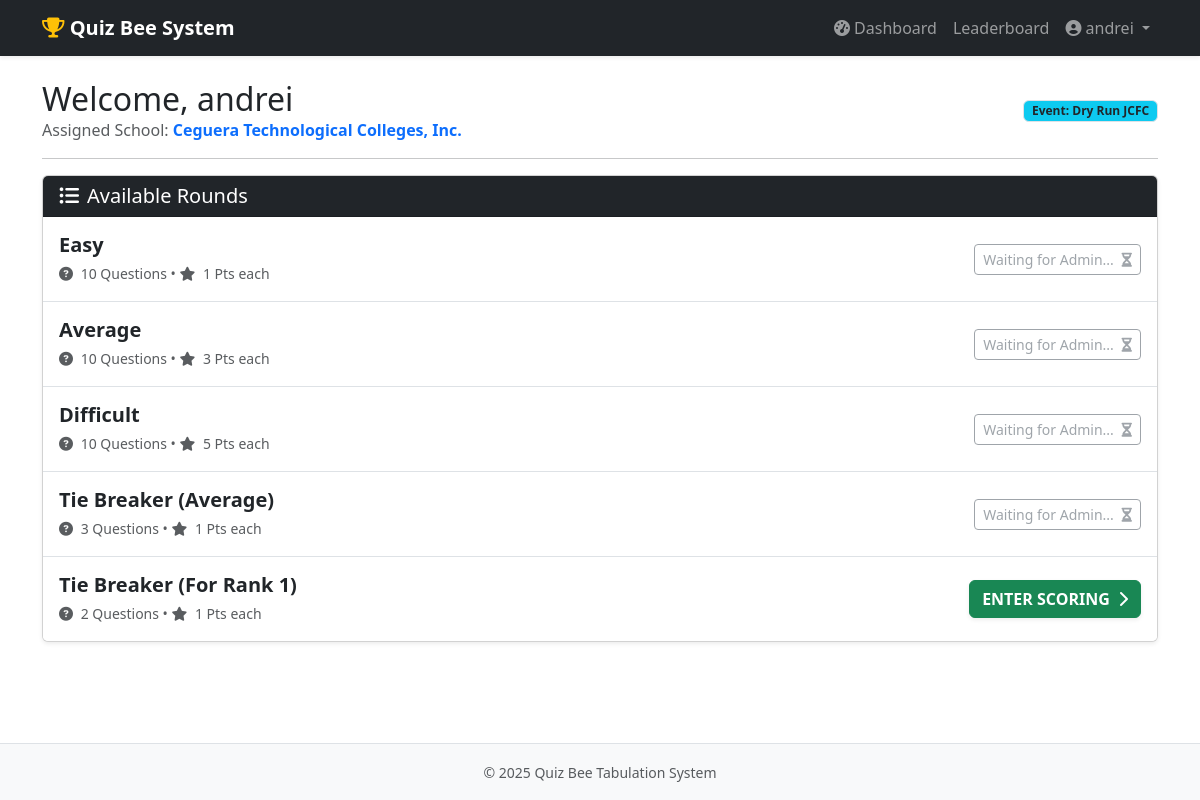
/tabulator/dashboard (signed in), run on an earlier commit of the app's database.
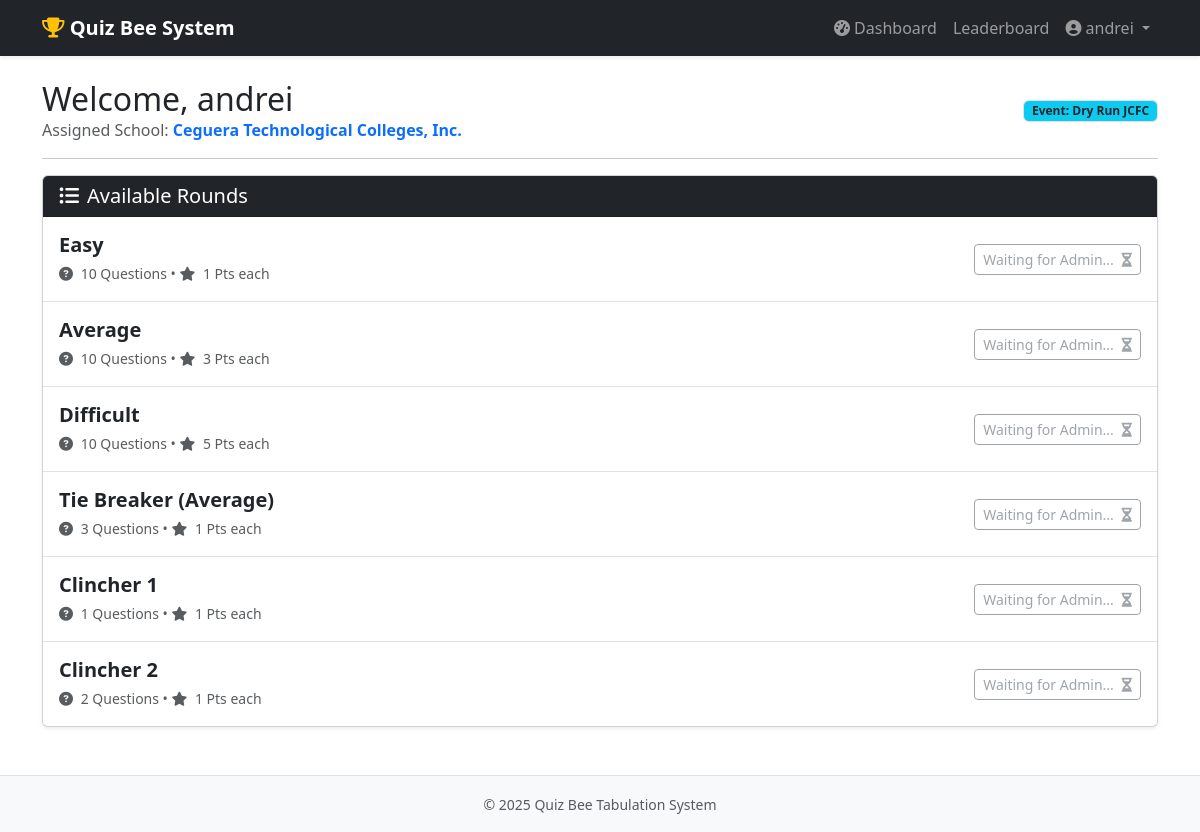
And on a later commit of the database.
### website/models.py (models this page shows)
class Round(db.Model):
    id = db.Column(db.Integer, primary_key=True)
    event_id = db.Column(db.Integer, db.ForeignKey('event.id'), nullable=False)
    number = db.Column(db.Integer, nullable=False)
    difficulty = db.Column(db.String(50), nullable=False)
    points = db.Column(db.Integer, nullable=False)
    total_questions = db.Column(db.Integer, nullable=False)
    is_active = db.Column(db.Boolean, default=False)
    qualifying_count = db.Column(db.Integer, default=0)
    is_final = db.Column(db.Boolean, default=False)
    participating_school_ids = db.Column(db.String(200), nullable=True)
    scores = db.relationship('Score', backref='round', cascade='all, delete-orphan')
    def is_school_allowed(self, school_id):
        if not self.participating_school_ids:
            return True
        allowed_list = self.participating_school_ids.split(',')
        return str(school_id) in allowed_list

### website/views.py (the view)
@views.route('/tabulator/dashboard')
@login_required
def tabulator_dashboard():
    if current_user.role != 'tabulator': return "Unauthorized", 403
    active_event = Event.query.filter_by(is_active=True).first()
    school = None
    rounds = []
    if active_event:
        school = School.query.filter_by(event_id=active_event.id, user_id=current_user.id).first()
        rounds = active_event.rounds
    return render_template('tabulator/tabulator_dashboard.html', school=school, active_event=active_event, rounds=rounds)

### website/__init__.py (called while the page is built)
def create_app():
    app = Flask(__name__)
    app.config['SECRET_KEY'] = 'kyle heineken lee'
    app.config['SQLALCHEMY_DATABASE_URI'] = f'sqlite:///{DB_NAME}'
    db.init_app(app)
    from .models import User
    from .views import views
    from .auth import auth
    app.register_blueprint(views, url_prefix='/')
    app.register_blueprint(auth, url_prefix='/')
    login_manager.init_app(app)
    @login_manager.user_loader
    def load_user(id):
        return User.query.get(int(id))
    return app

### website/templates/tabulator/tabulator_dashboard.html (shortened to what this page needs)
{% extends "base.html" %}
{% block content %}
<div class="container mt-4">
    <div class="d-flex justify-content-between align-items-center mb-3">
        <div>
            <h2 class="mb-0">Welcome, {{ current_user.username }}</h2>
            <p class="text-muted mb-0">
                Assigned School:
                <span class="fw-bold text-primary">
                    {{ school.name if school else "Not Assigned" }}
                </span>
            </p>
        </div>
        {% if active_event %}
            <span class="badge bg-info text-dark border">
                Event: {{ active_event.name }}
            </span>
        {% endif %}
    </div>
    <hr>
    {% if not active_event %}
        <div class="alert alert-warning shadow-sm" role="alert">
            <i class="fas fa-exclamation-triangle me-2"></i>
            No active Quiz Bee Event has been set by the Admin yet.
        </div>
    {% elif not school %}
         <div class="alert alert-danger shadow-sm" role="alert">
            <i class="fas fa-user-times me-2"></i>
            You are not assigned to a school for the active event (<strong>{{ active_event.name }}</strong>).
            Please contact the Admin.
        </div>
    {% elif not rounds %}
        <div class="alert alert-info shadow-sm" role="alert">
            Event <strong>{{ active_event.name }}</strong> is active, but no rounds have been created yet.
        </div>
    {% else %}
        <div class="card shadow-sm">
            <div class="card-header bg-dark text-white">
                <h5 class="mb-0"><i class="fas fa-list-ul me-2"></i>Available Rounds</h5>
            </div>
            <div class="list-group list-group-flush">
                {% for round in rounds %}
                    <div class="list-group-item d-flex justify-content-between align-items-center p-3">
                        <div>
                            <h5 class="mb-1 fw-bold text-dark">{{ round.difficulty }}</h5>
                            <small class="text-muted">
                                <i class="fas fa-question-circle me-1"></i> {{ round.total_questions }} Questions
                                &bull;
                                <i class="fas fa-star me-1"></i> {{ round.points }} Pts each
                            </small>
                        </div>
                        <div>
                            {% if round.is_active %}
                                {% if round.is_school_allowed(school.id) %}
                                    <a href="{{ url_for('views.scoring', round_id=round.id) }}"
                                       class="btn btn-success fw-bold shadow-sm">
                                       ENTER SCORING <i class="fas fa-chevron-right ms-1"></i>
                                    </a>
                                {% else %}
                                    <button class="btn btn-secondary btn-sm" disabled>
                                        Not Participating <i class="fas fa-ban ms-1"></i>
                                    </button>
                                {% endif %}
                            {% else %}
                                <button class="btn btn-outline-secondary btn-sm" disabled>
                                    Waiting for Admin... <i class="fas fa-hourglass-half ms-1"></i>
                                </button>
                            {% endif %}
                        </div>
                    </div>
                {% endfor %}
            </div>
        </div>
    {% endif %}
</div>
{% endblock %}

What changed in the data, as far as the page shows it:
changed Round: difficulty "Tie Breaker (For Rank 1)" → "Clincher 1"; total_questions "2" → "1"; is_active "ENTER SCORING" → "Waiting for Admin..."
added Round: difficulty "Clincher 2", total_questions "2", points "1", is_active "Waiting for Admin..."
